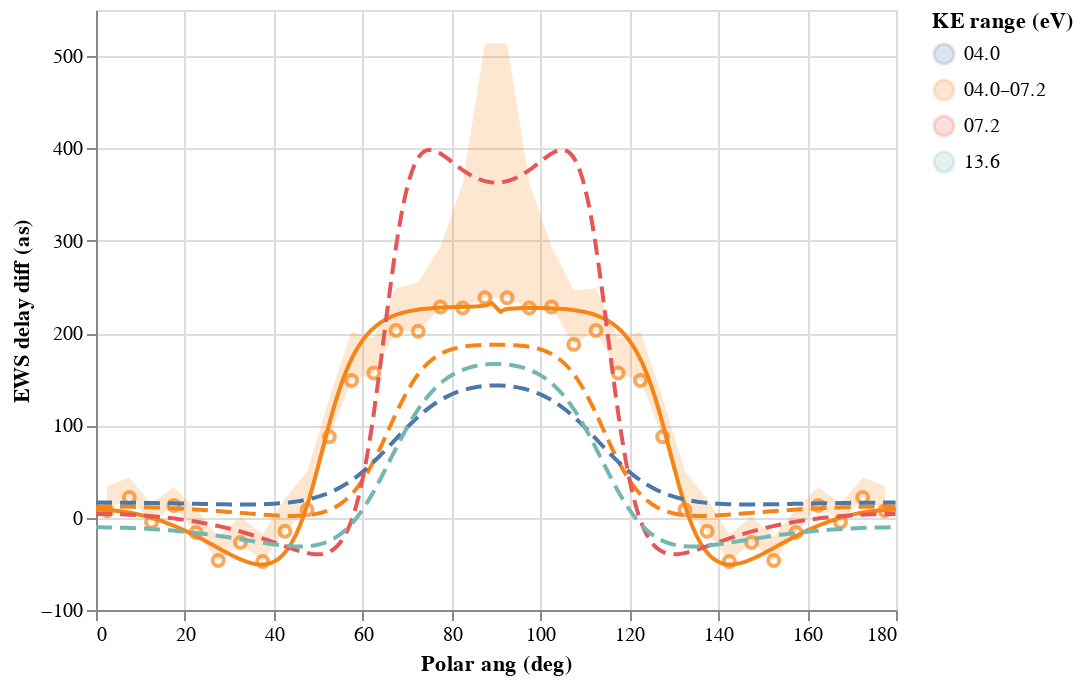

Write notebook code for a chart like this one.
### Code cell
data = pd.read_excel("Data/Ne EWS delay diffs.xlsx", sheet_name=None)

base = alt.Chart(data["Measured"])
(
    base.mark_area(opacity=0.2).encode(
        x="Polar ang (deg)",
        y=alt.Y("EWS delay diff (as)", axis=alt.Axis(title="EWS delay diff (as)")),
        y2="EWS delay diff to (as)",
        color="KE range (eV)",
    )
    + base.mark_point().encode(
        x="Polar ang (deg)",
        y="EWS delay diff (as)",
        color="KE range (eV)",
    )
    + alt.Chart(data["TDCASSCF"]).mark_line().encode(
        x="Polar ang (deg)",
        y="EWS delay diff (as)",
        color="KE range (eV)",
    )
    + alt.Chart(data["Perturb"]).mark_line(strokeDash=[8, 4]).encode(
        x="Polar ang (deg)",
        y="EWS delay diff (as)",
        color="KE range (eV)",
    )
).interactive(bind_x=False)

### Figure 1 — Vega-Lite specification as saved in the notebook (floating-point values rounded to 4 significant figures; data arrays with more than 128 entries replaced by an {"elided": "..."} marker saying what was removed)
{"$schema": "https://vega.github.io/schema/vega-lite/v2.6.0.json", "config": {"view": {"height": 300, "width": 400}}, "datasets": {"data-0b0ab6f84c8011583ef66b5a3da041a6": {"elided": "180 records"}, "data-4dc41d2be287f231dfb051e6b86bca0a": {"elided": "1260 records"}, "data-d8b0bc93e284e8c68f6d99eb40c1209e": [{"EWS delay diff (as)": 7.559, "EWS delay diff err (as)": 27.09, "EWS delay diff fr (as)": -19.53, "EWS delay diff to (as)": 34.65, "KE range (eV)": "04.0–07.2", "Photon energy fr (eV)": 14.3, "Photon energy to (eV)": 15.9, "Polar ang (deg)": 2.5, "Polar ang fr (deg)": 0, "Polar ang to (deg)": 5}, {"EWS delay diff (as)": 21.92, "EWS delay diff err (as)": 21.27, "EWS delay diff fr (as)": 0.6517, "EWS delay diff to (as)": 43.18, "KE range (eV)": "04.0–07.2", "Photon energy fr (eV)": 14.3, "Photon energy to (eV)": 15.9, "Polar ang (deg)": 7.5, "Polar ang fr (deg)": 5, "Polar ang to (deg)": 10}, {"EWS delay diff (as)": -4.644, "EWS delay diff err (as)": 19.66, "EWS delay diff fr (as)": -24.3, "EWS delay diff to (as)": 15.01, "KE range (eV)": "04.0–07.2", "Photon energy fr (eV)": 14.3, "Photon energy to (eV)": 15.9, "Polar ang (deg)": 12.5, "Polar ang fr (deg)": 10, "Polar ang to (deg)": 15}, {"EWS delay diff (as)": 13.23, "EWS delay diff err (as)": 20.14, "EWS delay diff fr (as)": -6.91, "EWS delay diff to (as)": 33.37, "KE range (eV)": "04.0–07.2", "Photon energy fr (eV)": 14.3, "Photon energy to (eV)": 15.9, "Polar ang (deg)": 17.5, "Polar ang fr (deg)": 15, "Polar ang to (deg)": 20}, {"EWS delay diff (as)": -16.04, "EWS delay diff err (as)": 25.07, "EWS delay diff fr (as)": -41.11, "EWS delay diff to (as)": 9.032, "KE range (eV)": "04.0–07.2", "Photon energy fr (eV)": 14.3, "Photon energy to (eV)": 15.9, "Polar ang (deg)": 22.5, "Polar ang fr (deg)": 20, "Polar ang to (deg)": 25}, {"EWS delay diff (as)": -46.45, "EWS delay diff err (as)": 25.99, "EWS delay diff fr (as)": -72.44, "EWS delay diff to (as)": -20.46, "KE range (eV)": "04.0–07.2", "Photon energy fr (eV)": 14.3, "Photon energy to (eV)": 15.9, "Polar ang (deg)": 27.5, "Polar ang fr (deg)": 25, "Polar ang to (deg)": 30}, {"EWS delay diff (as)": -26.85, "EWS delay diff err (as)": 28.1, "EWS delay diff fr (as)": -54.95, "EWS delay diff to (as)": 1.257, "KE range (eV)": "04.0–07.2", "Photon energy fr (eV)": 14.3, "Photon energy to (eV)": 15.9, "Polar ang (deg)": 32.5, "Polar ang fr (deg)": 30, "Polar ang to (deg)": 35}, {"EWS delay diff (as)": -47.42, "EWS delay diff err (as)": 28.98, "EWS delay diff fr (as)": -76.4, "EWS delay diff to (as)": -18.44, "KE range (eV)": "04.0–07.2", "Photon energy fr (eV)": 14.3, "Photon energy to (eV)": 15.9, "Polar ang (deg)": 37.5, "Polar ang fr (deg)": 35, "Polar ang to (deg)": 40}, {"EWS delay diff (as)": -14.78, "EWS delay diff err (as)": 35.45, "EWS delay diff fr (as)": -50.22, "EWS delay diff to (as)": 20.67, "KE range (eV)": "04.0–07.2", "Photon energy fr (eV)": 14.3, "Photon energy to (eV)": 15.9, "Polar ang (deg)": 42.5, "Polar ang fr (deg)": 40, "Polar ang to (deg)": 45}, {"EWS delay diff (as)": 8.578, "EWS delay diff err (as)": 41.14, "EWS delay diff fr (as)": -32.57, "EWS delay diff to (as)": 49.72, "KE range (eV)": "04.0–07.2", "Photon energy fr (eV)": 14.3, "Photon energy to (eV)": 15.9, "Polar ang (deg)": 47.5, "Polar ang fr (deg)": 45, "Polar ang to (deg)": 50}, {"EWS delay diff (as)": 87.69, "EWS delay diff err (as)": 42.06, "EWS delay diff fr (as)": 45.63, "EWS delay diff to (as)": 129.8, "KE range (eV)": "04.0–07.2", "Photon energy fr (eV)": 14.3, "Photon energy to (eV)": 15.9, "Polar ang (deg)": 52.5, "Polar ang fr (deg)": 50, "Polar ang to (deg)": 55}, {"EWS delay diff (as)": 148.6, "EWS delay diff err (as)": 53.22, "EWS delay diff fr (as)": 95.38, "EWS delay diff to (as)": 201.8, "KE range (eV)": "04.0–07.2", "Photon energy fr (eV)": 14.3, "Photon energy to (eV)": 15.9, "Polar ang (deg)": 57.5, "Polar ang fr (deg)": 55, "Polar ang to (deg)": 60}, {"EWS delay diff (as)": 156.7, "EWS delay diff err (as)": 37.58, "EWS delay diff fr (as)": 119.2, "EWS delay diff to (as)": 194.3, "KE range (eV)": "04.0–07.2", "Photon energy fr (eV)": 14.3, "Photon energy to (eV)": 15.9, "Polar ang (deg)": 62.5, "Polar ang fr (deg)": 60, "Polar ang to (deg)": 65}, {"EWS delay diff (as)": 202.8, "EWS delay diff err (as)": 45.71, "EWS delay diff fr (as)": 157.1, "EWS delay diff to (as)": 248.5, "KE range (eV)": "04.0–07.2", "Photon energy fr (eV)": 14.3, "Photon energy to (eV)": 15.9, "Polar ang (deg)": 67.5, "Polar ang fr (deg)": 65, "Polar ang to (deg)": 70}, {"EWS delay diff (as)": 201.9, "EWS delay diff err (as)": 52.99, "EWS delay diff fr (as)": 149.0, "EWS delay diff to (as)": 254.9, "KE range (eV)": "04.0–07.2", "Photon energy fr (eV)": 14.3, "Photon energy to (eV)": 15.9, "Polar ang (deg)": 72.5, "Polar ang fr (deg)": 70, "Polar ang to (deg)": 75}, {"EWS delay diff (as)": 228.4, "EWS delay diff err (as)": 64.92, "EWS delay diff fr (as)": 163.4, "EWS delay diff to (as)": 293.3, "KE range (eV)": "04.0–07.2", "Photon energy fr (eV)": 14.3, "Photon energy to (eV)": 15.9, "Polar ang (deg)": 77.5, "Polar ang fr (deg)": 75, "Polar ang to (deg)": 80}, {"EWS delay diff (as)": 227.3, "EWS delay diff err (as)": 134.7, "EWS delay diff fr (as)": 92.52, "EWS delay diff to (as)": 362.0, "KE range (eV)": "04.0–07.2", "Photon energy fr (eV)": 14.3, "Photon energy to (eV)": 15.9, "Polar ang (deg)": 82.5, "Polar ang fr (deg)": 80, "Polar ang to (deg)": 85}, {"EWS delay diff (as)": 238.2, "EWS delay diff err (as)": 275.4, "EWS delay diff fr (as)": -37.17, "EWS delay diff to (as)": 513.6, "KE range (eV)": "04.0–07.2", "Photon energy fr (eV)": 14.3, "Photon energy to (eV)": 15.9, "Polar ang (deg)": 87.5, "Polar ang fr (deg)": 85, "Polar ang to (deg)": 90}, {"EWS delay diff (as)": 238.2, "EWS delay diff err (as)": 275.4, "EWS delay diff fr (as)": -37.17, "EWS delay diff to (as)": 513.6, "KE range (eV)": "04.0–07.2", "Photon energy fr (eV)": 14.3, "Photon energy to (eV)": 15.9, "Polar ang (deg)": 92.5, "Polar ang fr (deg)": 90, "Polar ang to (deg)": 95}, {"EWS delay diff (as)": 227.3, "EWS delay diff err (as)": 134.7, "EWS delay diff fr (as)": 92.52, "EWS delay diff to (as)": 362.0, "KE range (eV)": "04.0–07.2", "Photon energy fr (eV)": 14.3, "Photon energy to (eV)": 15.9, "Polar ang (deg)": 97.5, "Polar ang fr (deg)": 95, "Polar ang to (deg)": 100}, {"EWS delay diff (as)": 228.4, "EWS delay diff err (as)": 64.92, "EWS delay diff fr (as)": 163.4, "EWS delay diff to (as)": 293.3, "KE range (eV)": "04.0–07.2", "Photon energy fr (eV)": 14.3, "Photon energy to (eV)": 15.9, "Polar ang (deg)": 102.5, "Polar ang fr (deg)": 100, "Polar ang to (deg)": 105}, {"EWS delay diff (as)": 187.8, "EWS delay diff err (as)": 58.36, "EWS delay diff fr (as)": 129.4, "EWS delay diff to (as)": 246.1, "KE range (eV)": "04.0–07.2", "Photon energy fr (eV)": 14.3, "Photon energy to (eV)": 15.9, "Polar ang (deg)": 107.5, "Polar ang fr (deg)": 105, "Polar ang to (deg)": 110}, {"EWS delay diff (as)": 202.8, "EWS delay diff err (as)": 45.71, "EWS delay diff fr (as)": 157.1, "EWS delay diff to (as)": 248.5, "KE range (eV)": "04.0–07.2", "Photon energy fr (eV)": 14.3, "Photon energy to (eV)": 15.9, "Polar ang (deg)": 112.5, "Polar ang fr (deg)": 110, "Polar ang to (deg)": 115}, {"EWS delay diff (as)": 156.7, "EWS delay diff err (as)": 37.58, "EWS delay diff fr (as)": 119.2, "EWS delay diff to (as)": 194.3, "KE range (eV)": "04.0–07.2", "Photon energy fr (eV)": 14.3, "Photon energy to (eV)": 15.9, "Polar ang (deg)": 117.5, "Polar ang fr (deg)": 115, "Polar ang to (deg)": 120}, {"EWS delay diff (as)": 148.6, "EWS delay diff err (as)": 53.22, "EWS delay diff fr (as)": 95.38, "EWS delay diff to (as)": 201.8, "KE range (eV)": "04.0–07.2", "Photon energy fr (eV)": 14.3, "Photon energy to (eV)": 15.9, "Polar ang (deg)": 122.5, "Polar ang fr (deg)": 120, "Polar ang to (deg)": 125}, {"EWS delay diff (as)": 87.69, "EWS delay diff err (as)": 42.06, "EWS delay diff fr (as)": 45.63, "EWS delay diff to (as)": 129.8, "KE range (eV)": "04.0–07.2", "Photon energy fr (eV)": 14.3, "Photon energy to (eV)": 15.9, "Polar ang (deg)": 127.5, "Polar ang fr (deg)": 125, "Polar ang to (deg)": 130}, {"EWS delay diff (as)": 8.578, "EWS delay diff err (as)": 41.14, "EWS delay diff fr (as)": -32.57, "EWS delay diff to (as)": 49.72, "KE range (eV)": "04.0–07.2", "Photon energy fr (eV)": 14.3, "Photon energy to (eV)": 15.9, "Polar ang (deg)": 132.5, "Polar ang fr (deg)": 130, "Polar ang to (deg)": 135}, {"EWS delay diff (as)": -14.78, "EWS delay diff err (as)": 35.45, "EWS delay diff fr (as)": -50.22, "EWS delay diff to (as)": 20.67, "KE range (eV)": "04.0–07.2", "Photon energy fr (eV)": 14.3, "Photon energy to (eV)": 15.9, "Polar ang (deg)": 137.5, "Polar ang fr (deg)": 135, "Polar ang to (deg)": 140}, {"EWS delay diff (as)": -47.42, "EWS delay diff err (as)": 28.98, "EWS delay diff fr (as)": -76.4, "EWS delay diff to (as)": -18.44, "KE range (eV)": "04.0–07.2", "Photon energy fr (eV)": 14.3, "Photon energy to (eV)": 15.9, "Polar ang (deg)": 142.5, "Polar ang fr (deg)": 140, "Polar ang to (deg)": 145}, {"EWS delay diff (as)": -26.85, "EWS delay diff err (as)": 28.1, "EWS delay diff fr (as)": -54.95, "EWS delay diff to (as)": 1.257, "KE range (eV)": "04.0–07.2", "Photon energy fr (eV)": 14.3, "Photon energy to (eV)": 15.9, "Polar ang (deg)": 147.5, "Polar ang fr (deg)": 145, "Polar ang to (deg)": 150}, {"EWS delay diff (as)": -46.45, "EWS delay diff err (as)": 25.99, "EWS delay diff fr (as)": -72.44, "EWS delay diff to (as)": -20.46, "KE range (eV)": "04.0–07.2", "Photon energy fr (eV)": 14.3, "Photon energy to (eV)": 15.9, "Polar ang (deg)": 152.5, "Polar ang fr (deg)": 150, "Polar ang to (deg)": 155}, {"EWS delay diff (as)": -16.04, "EWS delay diff err (as)": 25.07, "EWS delay diff fr (as)": -41.11, "EWS delay diff to (as)": 9.032, "KE range (eV)": "04.0–07.2", "Photon energy fr (eV)": 14.3, "Photon energy to (eV)": 15.9, "Polar ang (deg)": 157.5, "Polar ang fr (deg)": 155, "Polar ang to (deg)": 160}, {"EWS delay diff (as)": 13.23, "EWS delay diff err (as)": 20.14, "EWS delay diff fr (as)": -6.91, "EWS delay diff to (as)": 33.37, "KE range (eV)": "04.0–07.2", "Photon energy fr (eV)": 14.3, "Photon energy to (eV)": 15.9, "Polar ang (deg)": 162.5, "Polar ang fr (deg)": 160, "Polar ang to (deg)": 165}, {"EWS delay diff (as)": -4.644, "EWS delay diff err (as)": 19.66, "EWS delay diff fr (as)": -24.3, "EWS delay diff to (as)": 15.01, "KE range (eV)": "04.0–07.2", "Photon energy fr (eV)": 14.3, "Photon energy to (eV)": 15.9, "Polar ang (deg)": 167.5, "Polar ang fr (deg)": 165, "Polar ang to (deg)": 170}, {"EWS delay diff (as)": 21.92, "EWS delay diff err (as)": 21.27, "EWS delay diff fr (as)": 0.6517, "EWS delay diff to (as)": 43.18, "KE range (eV)": "04.0–07.2", "Photon energy fr (eV)": 14.3, "Photon energy to (eV)": 15.9, "Polar ang (deg)": 172.5, "Polar ang fr (deg)": 170, "Polar ang to (deg)": 175}, {"EWS delay diff (as)": 7.559, "EWS delay diff err (as)": 27.09, "EWS delay diff fr (as)": -19.53, "EWS delay diff to (as)": 34.65, "KE range (eV)": "04.0–07.2", "Photon energy fr (eV)": 14.3, "Photon energy to (eV)": 15.9, "Polar ang (deg)": 177.5, "Polar ang fr (deg)": 175, "Polar ang to (deg)": 180}]}, "layer": [{"data": {"name": "data-d8b0bc93e284e8c68f6d99eb40c1209e"}, "encoding": {"color": {"field": "KE range (eV)", "type": "nominal"}, "x": {"field": "Polar ang (deg)", "type": "quantitative"}, "y": {"axis": {"title": "EWS delay diff (as)"}, "field": "EWS delay diff (as)", "type": "quantitative"}, "y2": {"field": "EWS delay diff to (as)", "type": "quantitative"}}, "mark": {"opacity": 0.2, "type": "area"}, "selection": {"selector007": {"bind": "scales", "encodings": ["y"], "mark": {"fill": "#333", "fillOpacity": 0.125, "stroke": "white"}, "on": "[mousedown, window:mouseup] > window:mousemove!", "resolve": "global", "translate": "[mousedown, window:mouseup] > window:mousemove!", "type": "interval", "zoom": "wheel!"}}}, {"data": {"name": "data-d8b0bc93e284e8c68f6d99eb40c1209e"}, "encoding": {"color": {"field": "KE range (eV)", "type": "nominal"}, "x": {"field": "Polar ang (deg)", "type": "quantitative"}, "y": {"field": "EWS delay diff (as)", "type": "quantitative"}}, "mark": "point"}, {"data": {"name": "data-0b0ab6f84c8011583ef66b5a3da041a6"}, "encoding": {"color": {"field": "KE range (eV)", "type": "nominal"}, "x": {"field": "Polar ang (deg)", "type": "quantitative"}, "y": {"field": "EWS delay diff (as)", "type": "quantitative"}}, "mark": "line"}, {"data": {"name": "data-4dc41d2be287f231dfb051e6b86bca0a"}, "encoding": {"color": {"field": "KE range (eV)", "type": "nominal"}, "x": {"field": "Polar ang (deg)", "type": "quantitative"}, "y": {"field": "EWS delay diff (as)", "type": "quantitative"}}, "mark": {"strokeDash": [8, 4], "type": "line"}}]}
